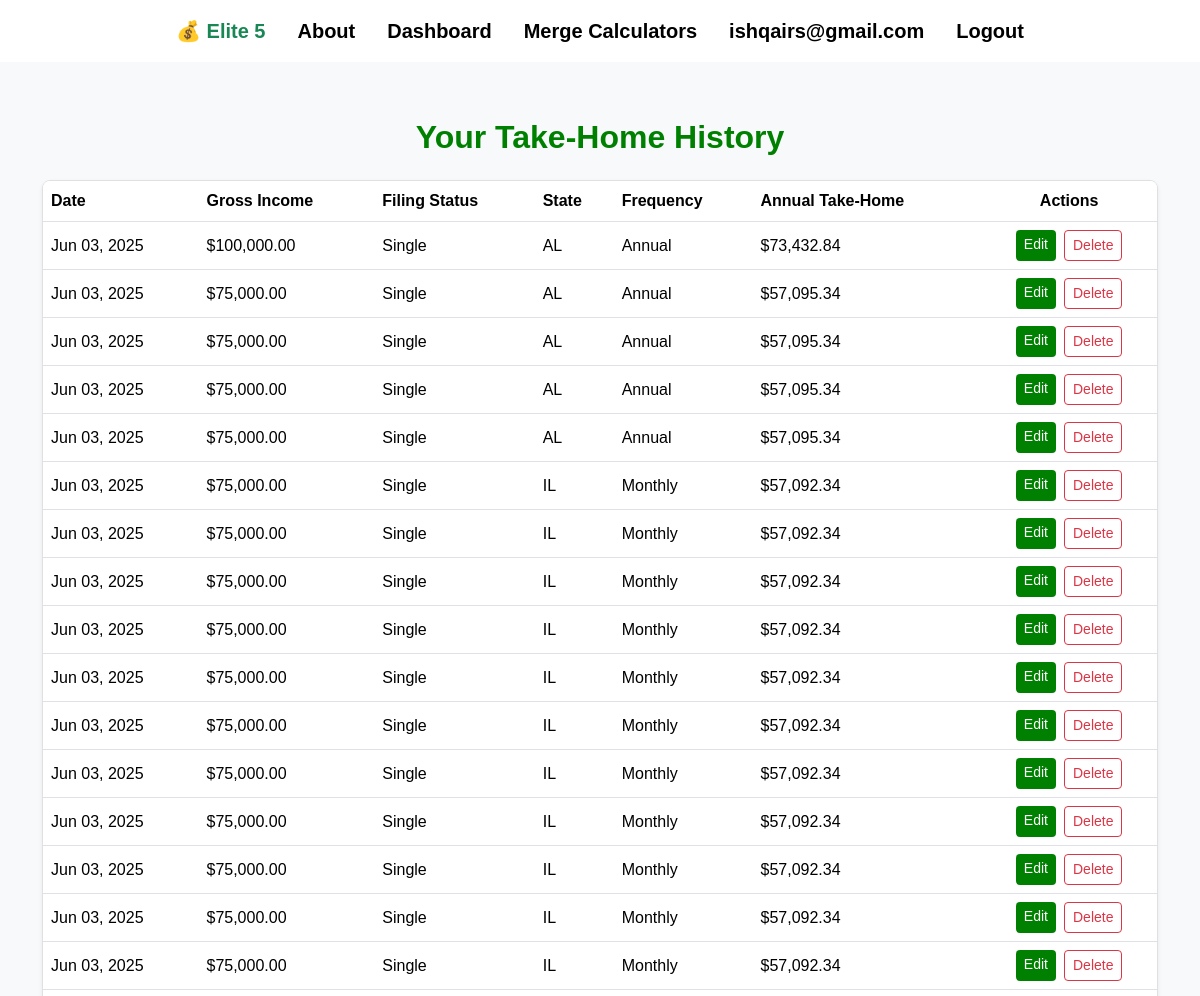
The page /take-home/history/ (signed in, upper part) on the database as committed earlier.
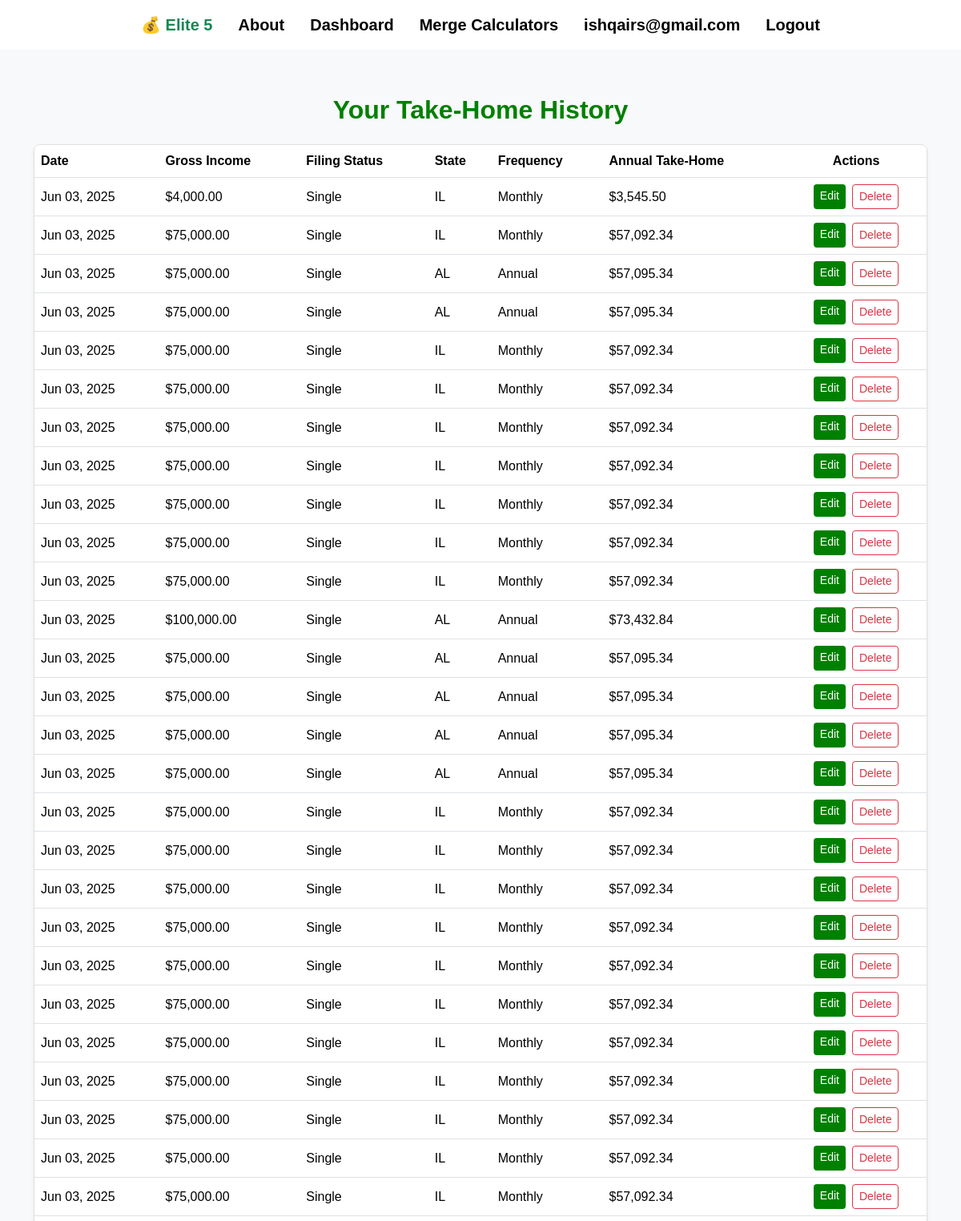
The same page on the database as committed later.
### main/models.py (models this page shows, shortened)
class TakeHomeCalculation(models.Model):
    user = models.ForeignKey(User, on_delete=models.CASCADE)
    created_at = models.DateTimeField(auto_now_add=True)
    income = models.DecimalField(max_digits=12, decimal_places=2)
    filing_status = models.CharField(max_length=20)
    state = models.CharField(max_length=2)
    frequency = models.CharField(max_length=20)
    take_home_annual = models.DecimalField(max_digits=12, decimal_places=2)
    take_home_per_period = models.DecimalField(max_digits=10, decimal_places=2)

### main/views.py (the view)
# urls.py: path('take-home/history/', views.take_home_history, name='take_home_history'),
@login_required
def take_home_history(request):
    if request.user.is_authenticated:
        history = TakeHomeCalculation.objects.filter(user=request.user).order_by('-created_at')
        return render(request, 'main/take_home_history.html', {'history': history})
    return redirect('login')

### main/templates/main/take_home_history.html (shortened to what this page needs)
{% extends "main/base.html" %}
{% load humanize %}
{% block content %}
<div class="container py-5">
  <h2 class="text-center mb-4" style="color: green; font-weight: 600;">Your Take-Home History</h2>
  {% if history %}
    <div class="table-responsive shadow-sm rounded-3" style="border: 1px solid #e0e0e0;">
      <table class="table align-middle mb-0">
        <thead class="bg-light" style="color: green; font-weight: 600;">
          <tr>
            <th>Date</th>
            <th>Gross Income</th>
            <th>Filing Status</th>
            <th>State</th>
            <th>Frequency</th>
            <th>Annual Take-Home</th>
            <th class="text-center">Actions</th>
          </tr>
        </thead>
        <tbody>
          {% for run in history %}
          <tr>
            <td>{{ run.created_at|date:"M d, Y" }}</td>
            <td>${{ run.income|intcomma }}</td>
            <td>{{ run.filing_status|title }}</td>
            <td>{{ run.state }}</td>
            <td>{{ run.frequency|title }}</td>
            <td>${{ run.take_home_annual|intcomma }}</td>
            <td>
              <div class="d-flex flex-column flex-md-row gap-2 justify-content-center">
                <a href="{% url 'edit_take_home_entry' run.pk %}" class="btn btn-sm" style="background-color: green; color: #fff; border: none; transition: background-color 0.3s;">
                  Edit
                </a>
                <form action="{% url 'delete_take_home_entry' run.pk %}" method="POST" style="display:inline;">
                  <button type="submit" class="btn btn-sm btn-outline-danger" style="transition: background-color 0.3s;">
                    Delete
                  </button>
                </form>
              </div>
            </td>
          </tr>
          {% endfor %}
        </tbody>
      </table>
    </div>
  {% else %}
    <div class="text-center mt-4">
      <p style="color: #555;">No previous entries found.</p>
    </div>
  {% endif %}
</div>
{% endblock %}

Rows that differ between the two databases and show on the page:
added TakeHomeCalculation: created_at "Jun 03, 2025", income "4,000.00", filing_status "Single", state "IL", frequency "Monthly", take_home_annual "3,545.50"
added TakeHomeCalculation: created_at "Jun 03, 2025", income "75,000.00", filing_status "Single", state "IL", frequency "Monthly", take_home_annual "57,092.34"
added TakeHomeCalculation: created_at "Jun 03, 2025", income "75,000.00", filing_status "Single", state "AL", frequency "Annual", take_home_annual "57,095.34"
added TakeHomeCalculation: created_at "Jun 03, 2025", income "75,000.00", filing_status "Single", state "AL", frequency "Annual", take_home_annual "57,095.34"
added TakeHomeCalculation: created_at "Jun 03, 2025", income "75,000.00", filing_status "Single", state "IL", frequency "Monthly", take_home_annual "57,092.34"
added TakeHomeCalculation: created_at "Jun 03, 2025", income "75,000.00", filing_status "Single", state "IL", frequency "Monthly", take_home_annual "57,092.34"
added TakeHomeCalculation: created_at "Jun 03, 2025", income "75,000.00", filing_status "Single", state "IL", frequency "Monthly", take_home_annual "57,092.34"
added TakeHomeCalculation: created_at "Jun 03, 2025", income "75,000.00", filing_status "Single", state "IL", frequency "Monthly", take_home_annual "57,092.34"
added TakeHomeCalculation: created_at "Jun 03, 2025", income "75,000.00", filing_status "Single", state "IL", frequency "Monthly", take_home_annual "57,092.34"
added TakeHomeCalculation: created_at "Jun 03, 2025", income "75,000.00", filing_status "Single", state "IL", frequency "Monthly", take_home_annual "57,092.34"
added TakeHomeCalculation: created_at "Jun 03, 2025", income "75,000.00", filing_status "Single", state "IL", frequency "Monthly", take_home_annual "57,092.34"
